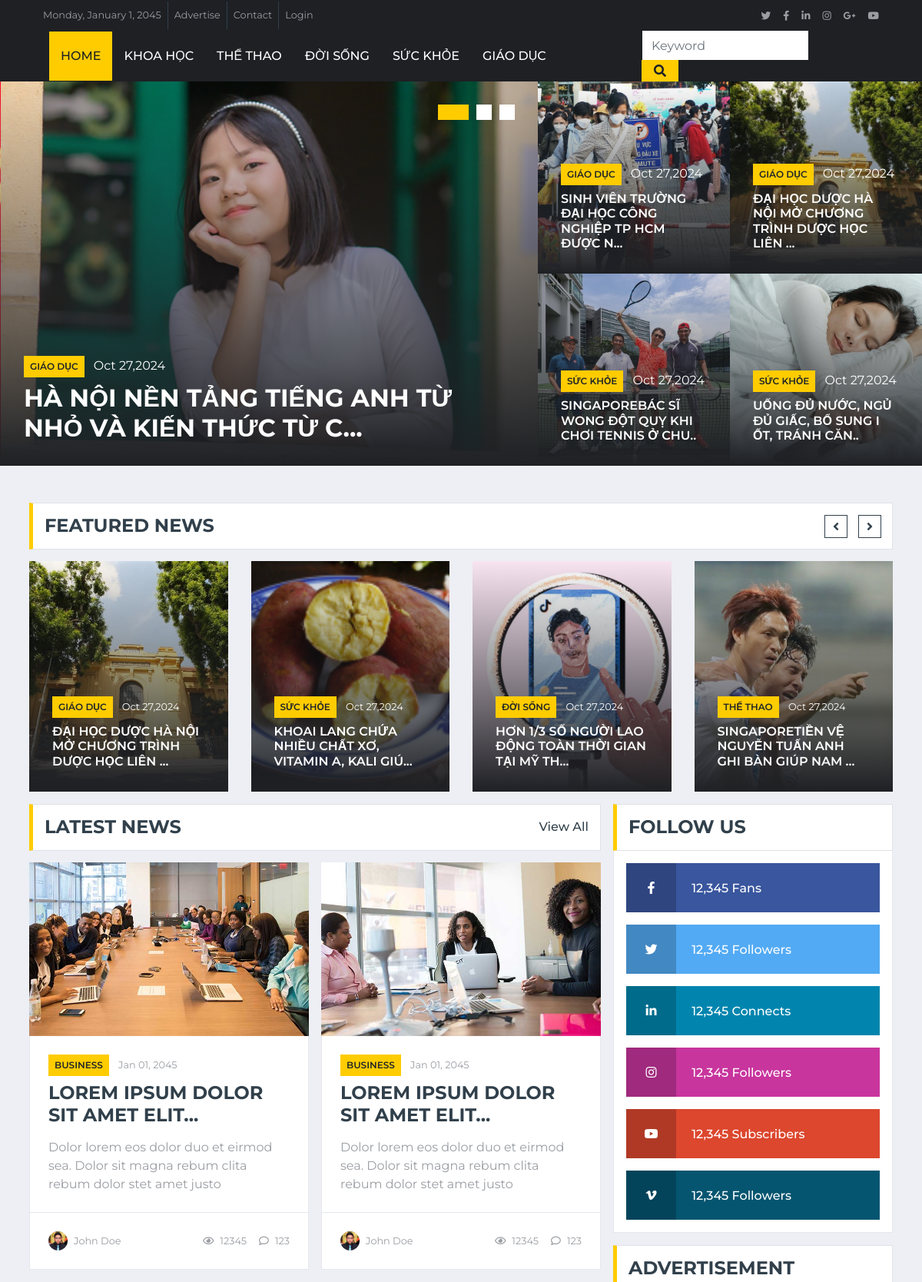
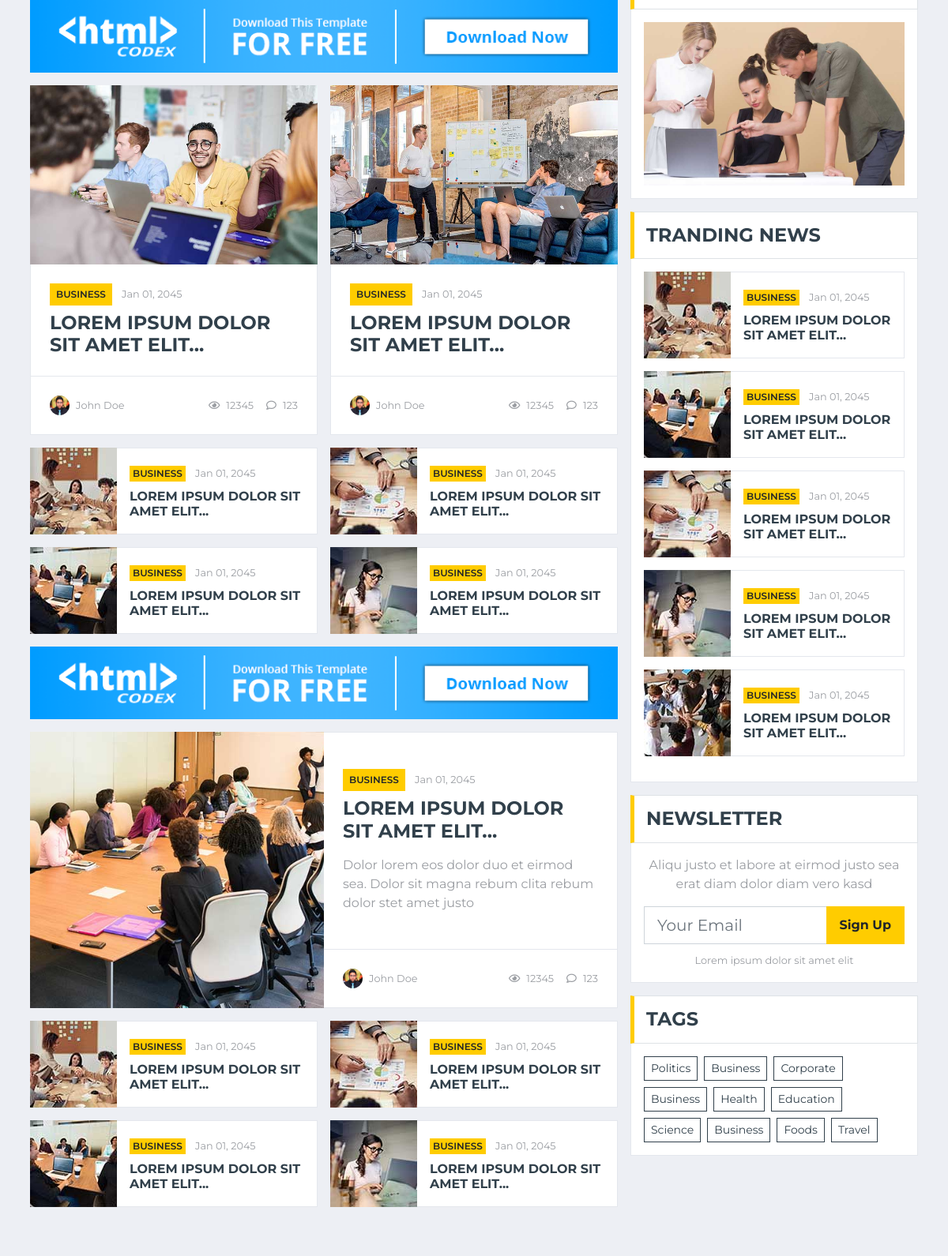
The page / (upper part) on the database its author committed (2 pictures, top to bottom).
### tables this page shows
CREATE TABLE `categories` (
  `id` int(11) NOT NULL,
  `name` varchar(225) NOT NULL,
  `slug` varchar(225) NOT NULL,
  `parent` int(11) NOT NULL DEFAULT 0
);

CREATE TABLE `items` (
  `id` int(11) NOT NULL,
  `title` varchar(225) NOT NULL,
  `excerpt` varchar(225) NOT NULL,
  `content` text NOT NULL,
  `image` varchar(225) NOT NULL,
  `category` int(11) NOT NULL,
  `featured` int(11) NOT NULL DEFAULT 0,
  `views` int(11) NOT NULL,
  `created_at` timestamp NOT NULL DEFAULT current_timestamp(),
  `updated_at` timestamp NOT NULL DEFAULT current_timestamp(),
  `author` int(11) NOT NULL
);

### index.php (called while the page is built)
<?php
include "header.php";
include "slider.php";
?>
<?php include "feature-news.php" ?>
   <?php include "latest-news.php" ?>
<?php include "footer.php" ?>

### models/db.php (called while the page is built)
<?php
class Db
{
    public static $connection;
    public function __construct()
    {
        if (!self::$connection) {
            self::$connection = new mysqli(DB_HOST, DB_USER, DB_PASSWORD, DB_NAME, PORT);
            self::$connection->set_charset(DB_CHARSET);
        }
        return self::$connection;
    }
}

### models/category.php (called while the page is built, shortened)
<?php
 class Category extends Db {
    public function getAllCate(){
        $sql = self::$connection->prepare("SELECT * FROM `categories`");
        $sql -> execute();
        $item = $sql->get_result()->fetch_all(MYSQLI_ASSOC);
        return $item;
    }
    public function getCateNameByID($cate_id){
        $sql = self::$connection->prepare("SELECT * FROM `categories` WHERE `id`=?");
        $sql->bind_param("i",$cate_id);
        $sql -> execute();
        $item = $sql->get_result()->fetch_all(MYSQLI_ASSOC);
        return $item;
    }
 }

### models/item.php (called while the page is built, shortened)
<?php
class Item extends Db
{
    public function getAllItem()
    {
        $sql = self::$connection->prepare("SELECT * FROM `items`");
        $sql->execute();
        $item = $sql->get_result()->fetch_all(MYSQLI_ASSOC);
        return $item;
    }
    public function getNewItem($start, $count)
    {
        $sql = self::$connection->prepare("SELECT * FROM `items` ORDER BY `created_at` DESC LIMIT ?,? ");
        $sql->bind_param("ii", $start, $count);
        $sql->execute();
        $item = $sql->get_result()->fetch_all(MYSQLI_ASSOC);
        return $item;
    }
    public function getFeaturedItem($start, $count)
    {
        $sql = self::$connection->prepare("SELECT * FROM `items`
        WHERE `featured`=1
        ORDER BY `created_at` DESC
        LIMIT ?,? ");
        $sql->bind_param("ii", $start, $count);
        $sql->execute();
        $item = $sql->get_result()->fetch_all(MYSQLI_ASSOC);
        return $item;
    }
}

### slider.php (the view)
<div class="container-fluid">
    <div class="row">
        <div class="col-lg-7 px-0">
            <div class="owl-carousel main-carousel position-relative">
                <?php
                $get3NewItem = $Item->getNewItem(0, 3);
                foreach ($get3NewItem as $key => $value):
                    $cateName = $Categogy->getCateNameByID($value['category'])[0]['name'];
                    $createdAt = $value['created_at'];
                    $formattedDate = date('M d,Y', strtotime($createdAt));
                ?>
                    <div class="position-relative overflow-hidden" style="height: 500px;">
                        <img class="img-fluid h-100" src="img/<?php echo $value['image'] ?>" style="object-fit: cover;">
                        <div class="overlay">
                            <div class="mb-2">
                                <a class="badge badge-primary text-uppercase font-weight-semi-bold p-2 mr-2"
                                    href=""><?php echo $cateName ?></a>
                                <a class="text-white" href=""><?php echo $formattedDate; ?></a>
                            </div>
                            <a class="h2 m-0 text-white text-uppercase font-weight-bold" href=""><?php echo $value['excerpt'] ?></a>
                        </div>
                    </div>
                <?php endforeach ?>
            </div>
        </div>
        <div class="col-lg-5 px-0">
            <div class="row mx-0">
                <?php
                $get4NewItem = $Item->getNewItem(3, 4);
                foreach ($get4NewItem as $key => $value):
                    $cateName = $Categogy->getCateNameByID($value['category'])[0]['name'];
                    $createdAt = $value['created_at'];
                    $formattedDate = date('M d,Y', strtotime($createdAt));
                ?>
                    <div class="col-md-6 px-0">
                        <div class="position-relative overflow-hidden" style="height: 250px;">
                            <img class="img-fluid w-100 h-100" src="img/<?php echo $value['image'] ?>" style="object-fit: cover;">
                            <div class="overlay">
                                <div class="mb-2">
                                    <a class="badge badge-primary text-uppercase font-weight-semi-bold p-2 mr-2"
                                        href=""><?php echo $cateName ?></a>
                                    <a class="text-white" href=""><?php echo $formattedDate; ?></a>
                                </div>
                                <a class="h6 m-0 text-white text-uppercase font-weight-semi-bold" href=""><?php echo $value['excerpt'] ?></a>
                            </div>
                        </div>
                    </div>
                <?php endforeach ?>
            </div>
        </div>
    </div>
</div>

### header.php (shortened to what this page needs)
<?php
require "models/db.php";
require "models/category.php";
require "models/item.php";
$Categogy = new Category;
$getAllCate = $Categogy->getAllCate();
$Item = new Item;
$getAllItem = $Item->getAllItem();
?>
<!DOCTYPE html>
<html lang="en">
<head>
    <link href="https://cdnjs.cloudflare.com/ajax/libs/font-awesome/5.15.0/css/all.min.css" rel="stylesheet">
    <link href="lib/owlcarousel/assets/owl.carousel.min.css" rel="stylesheet">
    <link href="css/style.css" rel="stylesheet">
</head>
<body>
    <div class="container-fluid d-none d-lg-block">
        <div class="row align-items-center bg-dark px-lg-5">
            <div class="col-lg-9">
                <nav class="navbar navbar-expand-sm bg-dark p-0">
                    <ul class="navbar-nav ml-n2">
                        <li class="nav-item border-right border-secondary">
                            <a class="nav-link text-body small" href="#">Monday, January 1, 2045</a>
                        </li>
                        <li class="nav-item border-right border-secondary">
                            <a class="nav-link text-body small" href="#">Advertise</a>
                        </li>
                        <li class="nav-item border-right border-secondary">
                            <a class="nav-link text-body small" href="#">Contact</a>
                        </li>
                        <li class="nav-item">
                            <a class="nav-link text-body small" href="#">Login</a>
                        </li>
                    </ul>
                </nav>
            </div>
            <div class="col-lg-3 text-right d-none d-md-block">
                <nav class="navbar navbar-expand-sm bg-dark p-0">
                    <ul class="navbar-nav ml-auto mr-n2">
                        <li class="nav-item">
                            <a class="nav-link text-body" href="#"><small class="fab fa-twitter"></small></a>
                        </li>
                        <li class="nav-item">
                            <a class="nav-link text-body" href="#"><small class="fab fa-facebook-f"></small></a>
                        </li>
                        <li class="nav-item">
                            <a class="nav-link text-body" href="#"><small class="fab fa-linkedin-in"></small></a>
                        </li>
                        <li class="nav-item">
                            <a class="nav-link text-body" href="#"><small class="fab fa-instagram"></small></a>
                        </li>
                        <li class="nav-item">
                            <a class="nav-link text-body" href="#"><small class="fab fa-google-plus-g"></small></a>
                        </li>
                        <li class="nav-item">
                            <a class="nav-link text-body" href="#"><small class="fab fa-youtube"></small></a>
                        </li>
                    </ul>
                </nav>
            </div>
        </div>
    </div>
    <div class="container-fluid p-0">
        <nav class="navbar navbar-expand-lg bg-dark navbar-dark py-2 py-lg-0 px-lg-5">
            <div class="collapse navbar-collapse justify-content-between px-0 px-lg-3" id="navbarCollapse">
                <div class="navbar-nav mr-auto py-0">
                    <a href="index.php" class="nav-item nav-link active">Home</a>
                    <?php
                    foreach ($getAllCate as $key => $value):
                    ?>
                        <a href="archive.php?cate-id=<?php echo $value['id'] ?>" class="nav-item nav-link"><?php echo $value['name'] ?></a>
                    <?php endforeach; ?>
                </div>
                <div class="input-group ml-auto d-none d-lg-flex" style="width: 100%; max-width: 300px;">
                    <form action="result.php" method="get" class="w=100">
                        <input type=" text" name="keyword" class="form-control border-0" placeholder="Keyword">
                        <div class="input-group-append">
                            <button type="submit" class="input-group-text bg-primary text-dark border-0 px-3"><i
                                    class="fa fa-search"></i></button>
                        </div>
                    </form>
                </div>
            </div>
        </nav>
    </div>

### feature-news.php
<div class="container-fluid pt-5 mb-3">
    <div class="container">
        <div class="section-title">
            <h4 class="m-0 text-uppercase font-weight-bold">Featured News</h4>
        </div>
        <div class="owl-carousel news-carousel carousel-item-4 position-relative">
            <?php
            $getFeaturedItem = $Item->getFeaturedItem(0, 5);
            foreach ($getFeaturedItem as $key => $value):
                $cateName = $Categogy->getCateNameByID($value['category'])[0]['name'];
                $createdAt = $value['created_at'];
                $formattedDate = date('M d,Y', strtotime($createdAt));
            ?>
                <div class="position-relative overflow-hidden" style="height: 300px;">
                    <img class="img-fluid h-100" src="img/<?php echo $value['image'] ?>" style="object-fit: cover;">
                    <div class="overlay">
                        <div class="mb-2">
                            <a class="badge badge-primary text-uppercase font-weight-semi-bold p-2 mr-2"
                                href=""><?php echo $cateName ?></a>
                            <a class="text-white" href=""><small><?php echo $formattedDate ?></small></a>
                        </div>
                        <a class="h6 m-0 text-white text-uppercase font-weight-semi-bold" href=""><?php echo $value['excerpt'] ?></a>
                    </div>
                </div>
            <?php endforeach ?>
        </div>
    </div>
</div>

### rows shown on the page
categories: name "KHOA HỌC"
categories: name "THỂ THAO"
categories: name "ĐỜI SỐNG"
categories: name "SỨC KHỎE"
categories: name "GIÁO DỤC"
items: image (picture), category.name "GIÁO DỤC", created_at "Oct 27,2024", excerpt "HÀ NỘI NỀN TẢNG TIẾNG ANH TỪ NHỎ VÀ KIẾN THỨC TỪ C..."
items: image (picture), category.name "GIÁO DỤC", created_at "Oct 27,2024", excerpt "SINH VIÊN TRƯỜNG ĐẠI HỌC CÔNG NGHIỆP TP HCM ĐƯỢC N..."
items: image (picture), category.name "GIÁO DỤC", created_at "Oct 27,2024", excerpt "ĐẠI HỌC DƯỢC HÀ NỘI MỞ CHƯƠNG TRÌNH DƯỢC HỌC LIÊN ..."
items: image (picture), category.name "SỨC KHỎE", created_at "Oct 27,2024", excerpt "SINGAPOREBÁC SĨ WONG ĐỘT QUỴ KHI CHƠI TENNIS Ở CHU.."
items: image (picture), category.name "SỨC KHỎE", created_at "Oct 27,2024", excerpt "UỐNG ĐỦ NƯỚC, NGỦ ĐỦ GIẤC, BỔ SUNG I ỐT, TRÁNH CĂN.."
items: image (picture), category.name "SỨC KHỎE", created_at "Oct 27,2024", excerpt "KHOAI LANG CHỨA NHIỀU CHẤT XƠ, VITAMIN A, KALI GIÚ..."
items: image (picture), category.name "ĐỜI SỐNG", created_at "Oct 27,2024", excerpt "HƠN 1/3 SỐ NGƯỜI LAO ĐỘNG TOÀN THỜI GIAN TẠI MỸ TH..."
items: image (picture), category.name "THỂ THAO", created_at "Oct 27,2024", excerpt "SINGAPORETIỀN VỆ NGUYỄN TUẤN ANH GHI BÀN GIÚP NAM ..."
